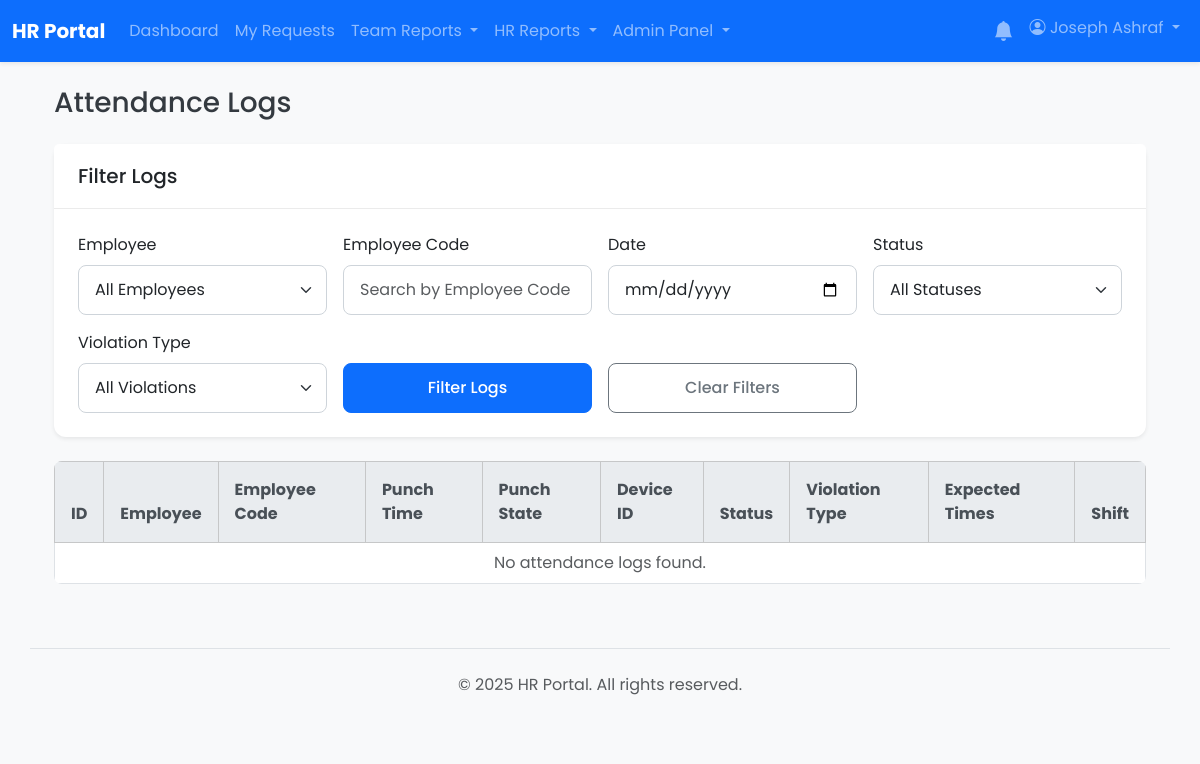
The page /admin/attendance_logs.php (signed in) on the database as committed earlier.
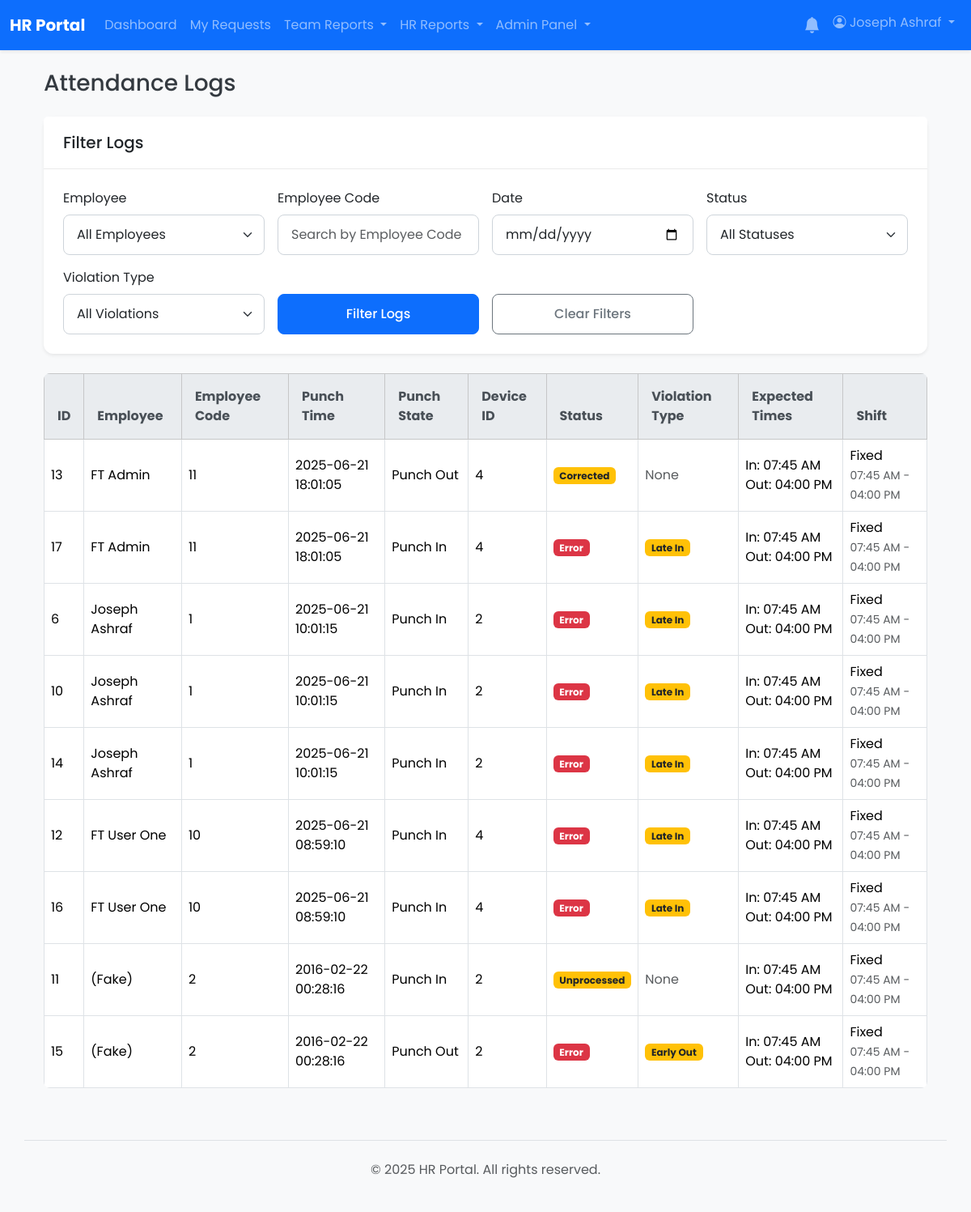
The same page on the database as committed later.
### tables this page shows
CREATE TABLE `attendance_logs` (
  `id` bigint(20) NOT NULL,
  `device_id` int(11) DEFAULT NULL COMMENT 'Foreign key to devices. NULL for manual entry.',
  `employee_code` varchar(50) NOT NULL COMMENT 'The User ID from the machine',
  `punch_time` datetime NOT NULL COMMENT 'The exact date and time of the punch',
  `expected_in` time DEFAULT NULL,
  `expected_out` time DEFAULT NULL,
  `punch_state` int(11) NOT NULL COMMENT 'Standardized code: 0=Check-In, 1=Check-Out',
  `status` enum('unprocessed','corrected','error') NOT NULL DEFAULT 'unprocessed' COMMENT 'Processing status of the log entry',
  `violation_type` varchar(50) DEFAULT NULL COMMENT 'Type of violation, e.g., double_punch',
  `notes` text DEFAULT NULL COMMENT 'Notes for manual corrections or actions',
  `created_at` timestamp NOT NULL DEFAULT current_timestamp()
);

CREATE TABLE `users` (
  `id` int(11) NOT NULL,
  `employee_code` varchar(50) DEFAULT NULL,
  `full_name` varchar(255) NOT NULL,
  `email` varchar(255) NOT NULL,
  `password` varchar(255) NOT NULL,
  `role` enum('user','manager','hr','hr_manager','admin') NOT NULL DEFAULT 'user',
  `shift_id` int(11) DEFAULT NULL,
  `department_id` int(11) DEFAULT NULL,
  `direct_manager_id` int(11) DEFAULT NULL,
  `is_active` tinyint(1) NOT NULL DEFAULT 1,
  `must_change_password` tinyint(1) NOT NULL DEFAULT 0,
  `created_at` timestamp NOT NULL DEFAULT current_timestamp(),
  `updated_at` timestamp NOT NULL DEFAULT current_timestamp() ON UPDATE current_timestamp(),
  `manager_id` int(11) DEFAULT NULL
);

CREATE TABLE `shifts` (
  `id` int(11) NOT NULL,
  `shift_name` varchar(100) NOT NULL,
  `start_time` time NOT NULL,
  `end_time` time NOT NULL,
  `grace_period_in` int(11) DEFAULT 0 COMMENT 'Minutes allowed to be late',
  `grace_period_out` int(11) DEFAULT 0 COMMENT 'Minutes allowed to leave early',
  `break_start_time` time DEFAULT NULL,
  `break_end_time` time DEFAULT NULL,
  `is_night_shift` tinyint(1) DEFAULT 0 COMMENT 'TRUE if shift crosses midnight',
  `created_at` timestamp NOT NULL DEFAULT current_timestamp(),
  `updated_at` timestamp NOT NULL DEFAULT current_timestamp() ON UPDATE current_timestamp(),
  `grace_in_minutes` int(11) NOT NULL DEFAULT 0,
  `grace_out_minutes` int(11) NOT NULL DEFAULT 0
);

### admin/attendance_logs.php (the view, shortened to what this page needs)
<?php
require_once __DIR__ . '/../app/bootstrap.php';
include __DIR__ . '/../app/templates/header.php';
$page = isset($_GET['page']) ? max(1, intval($_GET['page'])) : 1;
$page_size = 25;
$offset = ($page - 1) * $page_size;
$where_clauses = [];
$params = [];
$where_sql = $where_clauses ? 'WHERE ' . implode(' AND ', $where_clauses) : '';
$sql = "
    SELECT
        al.*,
        u.full_name AS user_full_name,
        s.shift_name,
        s.start_time AS shift_start_time,
        s.end_time AS shift_end_time
    FROM
        attendance_logs al
    LEFT JOIN
        users u ON al.employee_code = u.employee_code
    LEFT JOIN
        shifts s ON u.shift_id = s.id
    {$where_sql}
    ORDER BY
        al.punch_time DESC
    LIMIT {$page_size} OFFSET {$offset}
";
$stmt = $pdo->prepare($sql);
$stmt->execute($params);
$attendance_logs = $stmt->fetchAll(PDO::FETCH_ASSOC);
?>
<div class="container mt-4">
    <h1 class="h3 mb-4">Attendance Logs</h1>
    <div class="card shadow-sm mb-4">
        <div class="card-header"><h2 class="h5 mb-0">Filter Logs</h2></div>
        <div class="card-body">
            <form class="row g-3" method="get">
                <div class="col-md-3">
                    <label for="user_id" class="form-label">Employee</label>
                    <select class="form-select" id="user_id" name="user_id">
                        <option value="">All Employees</option>
                    </select>
                </div>
                <div class="col-md-3">
                    <label for="employee_code" class="form-label">Employee Code</label> <input type="text" class="form-control" id="employee_code" name="employee_code" value="<?= htmlspecialchars($_GET['employee_code'] ?? '') ?>" placeholder="Search by Employee Code">
                </div>
                <div class="col-md-3">
                    <label for="punch_date" class="form-label">Date</label>
                    <input type="date" class="form-control" id="punch_date" name="punch_date" value="<?= htmlspecialchars($_GET['punch_date'] ?? '') ?>">
                </div>
                <div class="col-md-3">
                    <label for="status" class="form-label">Status</label>
                    <select class="form-select" id="status" name="status">
                        <option value="">All Statuses</option>
                    </select>
                </div>
                <div class="col-md-3">
                    <label for="violation_type" class="form-label">Violation Type</label>
                    <select class="form-select" id="violation_type" name="violation_type">
                        <option value="">All Violations</option>
                    </select>
                </div>
                <div class="col-md-3 d-flex align-items-end">
                    <button type="submit" class="btn btn-primary w-100">Filter Logs</button>
                </div>
                <div class="col-md-3 d-flex align-items-end">
                    <a href="attendance_logs.php" class="btn btn-outline-secondary w-100">Clear Filters</a>
                </div>
            </form>
        </div>
    </div>
    <div class="table-responsive">
        <table class="table table-bordered table-hover align-middle">
            <thead class="table-light">
                <tr>
                    <th>ID</th>
                    <th>Employee</th> <th>Employee Code</th> <th>Punch Time</th>
                    <th>Punch State</th>
                    <th>Device ID</th>
                    <th>Status</th>
                    <th>Violation Type</th>
                    <th>Expected Times</th> <th>Shift</th> </tr>
            </thead>
            <tbody>
                <?php if (empty($attendance_logs)): ?>
                    <tr><td colspan="10" class="text-center text-muted">No attendance logs found.</td></tr>
                <?php else: ?>
                    <?php foreach ($attendance_logs as $log): ?>
                        <tr>
                            <td><?= htmlspecialchars($log['id']) ?></td>
                            <td><?= htmlspecialchars($log['user_full_name'] ?? 'N/A') ?></td> <td><?= htmlspecialchars($log['employee_code']) ?></td> <td><?= htmlspecialchars($log['punch_time']) ?></td>
                            <td><?= $log['punch_state'] == 0 ? 'Punch In' : 'Punch Out' ?></td>
                            <td><?= htmlspecialchars($log['device_id']) ?></td>
                            <td>
                                <span class="badge
                                    <?php
                                        if ($log['status'] === 'error') echo 'bg-danger';
                                        elseif ($log['status'] === 'processed') echo 'bg-success';
                                        else echo 'bg-warning text-dark';
                                    ?>
                                ">
                                    <?= htmlspecialchars(ucfirst($log['status'])) ?>
                                </span>
                            </td>
                            <td>
                                <?php if (!empty($log['violation_type'])): ?>
                                    <span class="badge
                                        <?php
                                            if ($log['violation_type'] === 'double_punch') echo 'bg-info text-dark';
                                            else echo 'bg-warning text-dark';
                                        ?>
                                    ">
                                        <?= htmlspecialchars(ucwords(str_replace('_', ' ', $log['violation_type']))) ?>
                                    </span>
                                <?php else: ?>
                                    <span class="text-muted">None</span>
                                <?php endif; ?>
                            </td>
                            <td> <?php if (!empty($log['expected_in']) || !empty($log['expected_out'])): ?>
                                    In: <?= htmlspecialchars($log['expected_in'] ? date('h:i A', strtotime($log['expected_in'])) : '--') ?><br>
                                    Out: <?= htmlspecialchars($log['expected_out'] ? date('h:i A', strtotime($log['expected_out'])) : '--') ?>
                                <?php else: ?>
                                    <span class="text-muted">N/A</span>
                                <?php endif; ?>
                            </td>
                            <td> <?= htmlspecialchars($log['shift_name'] ?? 'N/A') ?>
                                <?php if (!empty($log['shift_start_time']) && !empty($log['shift_end_time'])): ?>
                                    <br><small class="text-muted"><?= htmlspecialchars(date('h:i A', strtotime($log['shift_start_time']))) ?> - <?= htmlspecialchars(date('h:i A', strtotime($log['shift_end_time']))) ?></small>
                                <?php endif; ?>
                            </td>
                        </tr>
                    <?php endforeach; ?>
                <?php endif; ?>
            </tbody>
        </table>
    </div>
</div>
<?php include __DIR__ . '/../app/templates/footer.php'; ?>

### app/templates/header.php (shortened to what this page needs)
<!DOCTYPE html>
<html lang="en">
<head>
    <link href="https://cdn.jsdelivr.net/npm/bootstrap@5.3.2/dist/css/bootstrap.min.css" rel="stylesheet">
    <link rel="stylesheet" href="/css/style.css">
    <link rel="stylesheet" href="https://cdn.jsdelivr.net/npm/bootstrap-icons@1.11.3/font/bootstrap-icons.min.css">
</head>
<body class="bg-light" data-user-role="<?= htmlspecialchars($_SESSION['role'] ?? 'user') ?>">
<nav class="navbar navbar-expand-lg navbar-dark bg-primary shadow-sm">
    <div class="container-fluid">
        <a class="navbar-brand fw-bold" href="/"><?php echo htmlspecialchars(SITE_NAME); ?></a>
        <div class="collapse navbar-collapse" id="main-nav">
            <ul class="navbar-nav me-auto mb-2 mb-lg-0">
                <?php if (isset($_SESSION['user_id'])): ?>
                    <li class="nav-item"><a class="nav-link" href="/index.php">Dashboard</a></li>
                    <li class="nav-item"><a class="nav-link" href="/requests/index.php">My Requests</a></li>
                    <?php if (in_array($_SESSION['role'], ['manager', 'admin', 'hr_manager'])): ?>
                        <li class="nav-item dropdown">
                          <a class="nav-link dropdown-toggle" href="#" id="manager-reports-dropdown" role="button" data-bs-toggle="dropdown" aria-expanded="false">
                            Team Reports
                          </a>
                        </li>
                    <?php endif; ?>
                    <?php if (in_array($_SESSION['role'], ['hr', 'hr_manager', 'admin'])): ?>
                         <li class="nav-item dropdown">
                          <a class="nav-link dropdown-toggle" href="#" id="hr-reports-dropdown" role="button" data-bs-toggle="dropdown" aria-expanded="false">
                            HR Reports
                          </a>
                        </li>
                    <?php endif; ?>
                    <?php if (in_array($_SESSION['role'], ['hr_manager', 'admin'])): ?>
                        <li class="nav-item dropdown">
                            <a class="nav-link dropdown-toggle" href="#" id="admin-dropdown" role="button" data-bs-toggle="dropdown" aria-expanded="false">
                                Admin Panel
                            </a>
                        </li>
                    <?php endif; ?>
                <?php endif; ?>
            </ul>
            <ul class="navbar-nav ms-auto">
                <?php if (isset($_SESSION['user_id'])): ?>
                    <li class="nav-item dropdown">
                        <a class="nav-link" href="#" id="notification-bell" role="button" data-bs-toggle="dropdown" aria-expanded="false">
                            <i class="bi bi-bell-fill position-relative fs-5">
                            </i>
                        </a>
                    </li>
                    <li class="nav-item dropdown">
                        <a class="nav-link dropdown-toggle" href="#" role="button" data-bs-toggle="dropdown" aria-expanded="false">
                            <i class="bi bi-person-circle"></i> <?php echo htmlspecialchars($_SESSION['full_name']); ?>
                        </a>
                    </li>
                <?php else: ?>
                    <li class="nav-item"><a class="nav-link" href="/login.php">Login</a></li>
                <?php endif; ?>
            </ul>
        </div>
    </div>
</nav>
<main class="container mt-4">

### app/templates/footer.php (shortened to what this page needs)
</main>
<footer class="container mt-5 py-4 border-top">
    <div class="text-center text-muted">
        <p>&copy; <?php echo date('Y'); ?> <?php echo htmlspecialchars(SITE_NAME); ?>. All rights reserved.</p>
    </div>
</footer>
</body>
</html>

### css/style.css (style rules this page uses)
* { box-sizing: border-box; }
html, body { height: 100%; margin: 0; padding: 0; }
body { font-family: 'Poppins', sans-serif; background-color: #f0f2f5; color: #343a40; }
a { color: #007bff; text-decoration: none; transition: color 0.2s ease-in-out; }
.card { border: none; border-radius: 0.75rem; box-shadow: 0 4px 12px rgba(0, 0, 0, 0.08); }
.card-header { background-color: #ffffff; border-bottom: 1px solid rgba(0, 0, 0, 0.08); font-weight: 600; padding: 1.25rem 1.5rem; border-top-left-radius: 0.75rem; border-top-right-radius: 0.75rem; }
.card-body { padding: 1.5rem; }
.form-control, .form-select { border-radius: 0.5rem; border: 1px solid #ced4da; padding: 0.75rem 1rem; }
.btn { border-radius: 0.5rem; font-weight: 500; padding: 0.75rem 1.25rem; }
.table { border-radius: 0.5rem; overflow: hidden; }
.table thead th { background-color: #e9ecef; color: #495057; border-bottom: none; padding: 1rem; }

Rows that differ between the two databases and show on the page:
added attendance_logs: id "13", employee_code.full_name "FT Admin", employee_code "11", punch_time "2025-06-21 18:01:05", punch_state "Punch Out", device "4", status "Corrected", shows "None", expected_in "07:45 AM", expected_out "04:00 PM", shifts.shift_name "Fixed", shifts.start_time "07:45 AM", shifts.end_time "04:00 PM"
added attendance_logs: id "17", employee_code.full_name "FT Admin", employee_code "11", punch_time "2025-06-21 18:01:05", punch_state "Punch In", device "4", status "Error", violation_type "Late In", expected_in "07:45 AM", expected_out "04:00 PM", shifts.shift_name "Fixed", shifts.start_time "07:45 AM", shifts.end_time "04:00 PM"
added attendance_logs: id "6", employee_code.full_name "Joseph Ashraf", employee_code "1", punch_time "2025-06-21 10:01:15", punch_state "Punch In", device "2", status "Error", violation_type "Late In", expected_in "07:45 AM", expected_out "04:00 PM", shifts.shift_name "Fixed", shifts.start_time "07:45 AM", shifts.end_time "04:00 PM"
added attendance_logs: id "10", employee_code.full_name "Joseph Ashraf", employee_code "1", punch_time "2025-06-21 10:01:15", punch_state "Punch In", device "2", status "Error", violation_type "Late In", expected_in "07:45 AM", expected_out "04:00 PM", shifts.shift_name "Fixed", shifts.start_time "07:45 AM", shifts.end_time "04:00 PM"
added attendance_logs: id "14", employee_code.full_name "Joseph Ashraf", employee_code "1", punch_time "2025-06-21 10:01:15", punch_state "Punch In", device "2", status "Error", violation_type "Late In", expected_in "07:45 AM", expected_out "04:00 PM", shifts.shift_name "Fixed", shifts.start_time "07:45 AM", shifts.end_time "04:00 PM"
added attendance_logs: id "12", employee_code.full_name "FT User One", employee_code "10", punch_time "2025-06-21 08:59:10", punch_state "Punch In", device "4", status "Error", violation_type "Late In", expected_in "07:45 AM", expected_out "04:00 PM", shifts.shift_name "Fixed", shifts.start_time "07:45 AM", shifts.end_time "04:00 PM"
added attendance_logs: id "16", employee_code.full_name "FT User One", employee_code "10", punch_time "2025-06-21 08:59:10", punch_state "Punch In", device "4", status "Error", violation_type "Late In", expected_in "07:45 AM", expected_out "04:00 PM", shifts.shift_name "Fixed", shifts.start_time "07:45 AM", shifts.end_time "04:00 PM"
added attendance_logs: id "11", users.full_name "(Fake)", employee_code "2", punch_time "2016-02-22 00:28:16", punch_state "Punch In", device "2", status "Unprocessed", shows "None", expected_in "07:45 AM", expected_out "04:00 PM", shifts.shift_name "Fixed", shifts.start_time "07:45 AM", shifts.end_time "04:00 PM"
added attendance_logs: id "15", users.full_name "(Fake)", employee_code "2", punch_time "2016-02-22 00:28:16", punch_state "Punch Out", device "2", status "Error", violation_type "Early Out", expected_in "07:45 AM", expected_out "04:00 PM", shifts.shift_name "Fixed", shifts.start_time "07:45 AM", shifts.end_time "04:00 PM"
Other text that changed with them:
text no longer shown: "No attendance logs found."
